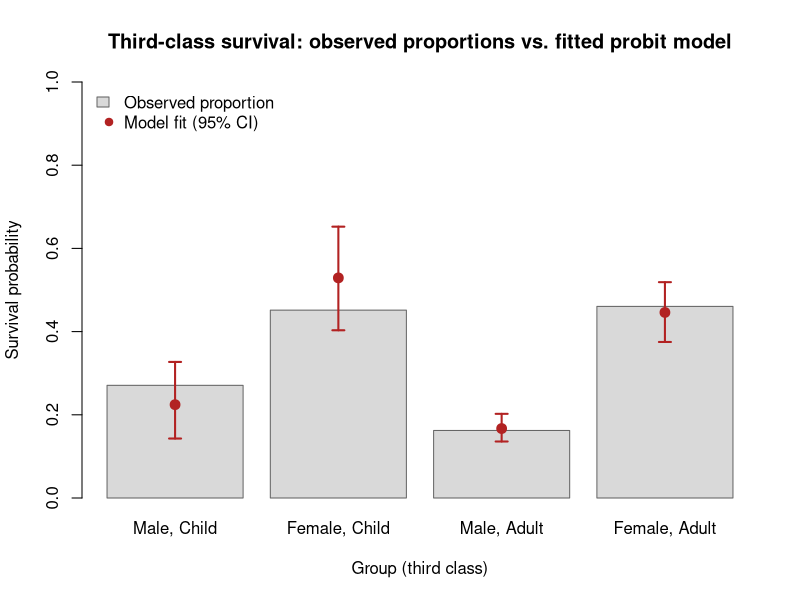
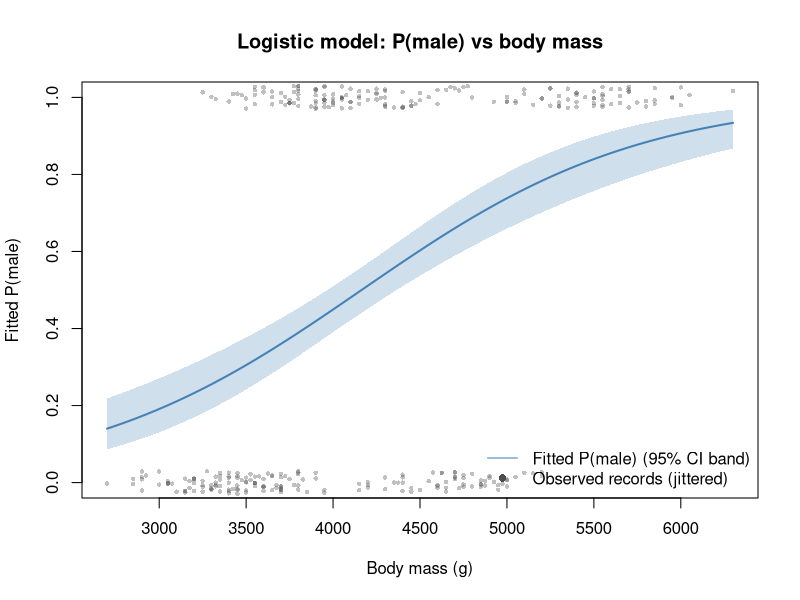

These charts were generated, in order, by the following R code:
## ---- chunk 1
#| label: setup
#| message: false
library(palmerpenguins)
par_default <- par(no.readonly = TRUE)
options(scipen = 6, digits = 6)
## ---- chunk 2
#| label: q1-data-prep
#| echo: true

data(Titanic)
titanic_long <- as.data.frame(Titanic)
titanic_grouped <- reshape(
  titanic_long,
  idvar = c("Class", "Sex", "Age"),
  timevar = "Survived",
  direction = "wide"
)
titanic_grouped$Total <-
  titanic_grouped$Freq.No + titanic_grouped$Freq.Yes
titanic_grouped <- subset(
  titanic_grouped,
  Class == "3rd" & Total > 0
)
titanic_grouped$female <- as.integer(titanic_grouped$Sex == "Female")
titanic_grouped$adult <- as.integer(titanic_grouped$Age == "Adult")
str(titanic_grouped)
titanic_grouped
## ---- chunk 3
#| label: q1-mle
#| echo: true

y <- titanic_grouped$Freq.Yes
m <- titanic_grouped$Total
X <- cbind(1, titanic_grouped$female, titanic_grouped$adult)
colnames(X) <- c("(Intercept)", "female", "adult")

# negative log-likelihood, up to an additive constant (log-binomial-coefficient
# term is dropped, as it does not depend on beta)
neg_loglik <- function(beta, y, m, X) {
  eta <- as.vector(X %*% beta)
  p <- pnorm(eta)
  p <- pmin(pmax(p, 1e-12), 1 - 1e-12)  # guard against log(0)
  ll <- sum(y * log(p) + (m - y) * log(1 - p))
  -ll
}

fit1 <- optim(
  par = c(0, 0, 0), fn = neg_loglik, y = y, m = m, X = X,
  method = "BFGS", hessian = TRUE,
  control = list(reltol = 1e-12, maxit = 5000)
)
fit1$convergence
fit1$message
beta_hat <- fit1$par
names(beta_hat) <- colnames(X)
beta_hat

# re-run from a very different starting point as a convergence check
fit1_alt <- optim(
  par = c(1, -1, 1), fn = neg_loglik, y = y, m = m, X = X,
  method = "BFGS", hessian = TRUE,
  control = list(reltol = 1e-12, maxit = 5000)
)
fit1_alt$convergence
fit1_alt$par
max(abs(fit1_alt$par - fit1$par))
## ---- chunk 4
#| label: q1-fisher
#| echo: true

fisher_info <- function(beta, m, X) {
  eta <- as.vector(X %*% beta)
  p <- pnorm(eta)
  w <- m * dnorm(eta)^2 / (p * (1 - p))
  t(X) %*% (X * w)   # X^T W X
}

I_hat <- fisher_info(beta_hat, m, X)
I_hat

vcov_analytic <- solve(I_hat)
vcov_analytic

se_analytic <- sqrt(diag(vcov_analytic))
se_analytic
## ---- chunk 5
#| label: q1-fisher-check
#| echo: true

vcov_numeric <- solve(fit1$hessian)
se_numeric <- sqrt(diag(vcov_numeric))
rbind(analytic = se_analytic, numeric_hessian = se_numeric)
## ---- chunk 6
#| label: q1-cis
#| echo: true

z975 <- qnorm(0.975)
ci_lower <- beta_hat - z975 * se_analytic
ci_upper <- beta_hat + z975 * se_analytic
q1_ci_table <- data.frame(
  parameter = names(beta_hat),
  estimate = round(beta_hat, 4),
  se = round(se_analytic, 4),
  ci_lower = round(ci_lower, 4),
  ci_upper = round(ci_upper, 4)
)
q1_ci_table
## ---- chunk 7
#| label: q1-lrt
#| echo: true

neg_loglik_reduced <- function(beta2, y, m, adult) {
  eta <- beta2[1] + beta2[2] * adult
  p <- pnorm(eta)
  p <- pmin(pmax(p, 1e-12), 1 - 1e-12)
  -sum(y * log(p) + (m - y) * log(1 - p))
}

fit1_reduced <- optim(
  par = c(0, 0), fn = neg_loglik_reduced,
  y = y, m = m, adult = titanic_grouped$adult,
  method = "BFGS", control = list(reltol = 1e-12, maxit = 5000)
)
fit1_reduced$convergence
fit1_reduced$par

loglik_full <- -fit1$value
loglik_reduced <- -fit1_reduced$value
LR_stat <- 2 * (loglik_full - loglik_reduced)
LR_df <- 1
LR_pvalue <- 1 - pchisq(LR_stat, df = LR_df)

c(loglik_full = loglik_full, loglik_reduced = loglik_reduced,
  LR_stat = LR_stat, df = LR_df, p_value = LR_pvalue)
## ---- chunk 8
#| label: q1-predict
#| echo: true

a_vec <- c(1, 1, 1)  # (Intercept, female = 1, adult = 1)
eta_hat_af <- as.numeric(a_vec %*% beta_hat)
var_eta_af <- as.numeric(t(a_vec) %*% vcov_analytic %*% a_vec)
se_eta_af <- sqrt(var_eta_af)

eta_lo <- eta_hat_af - z975 * se_eta_af
eta_hi <- eta_hat_af + z975 * se_eta_af

p_hat_af <- pnorm(eta_hat_af)
p_lo_af <- pnorm(eta_lo)
p_hi_af <- pnorm(eta_hi)

data.frame(
  quantity = c("linear predictor (eta)", "survival probability"),
  estimate = round(c(eta_hat_af, p_hat_af), 4),
  ci_lower = round(c(eta_lo, p_lo_af), 4),
  ci_upper = round(c(eta_hi, p_hi_af), 4)
)
## ---- chunk 9
#| label: fig-q1-groups
#| echo: true
#| fig-cap: "Observed and model-fitted survival probability by sex and age group, third class. Bars show the raw sample proportion in each group; points with whiskers show the model's fitted probability and 95% confidence interval on that scale, computed the same way as for the adult-female group above."

eta_hat_all <- as.vector(X %*% beta_hat)
var_eta_all <- sapply(seq_len(nrow(X)), function(i) {
  xi <- X[i, ]
  as.numeric(t(xi) %*% vcov_analytic %*% xi)
})
se_eta_all <- sqrt(var_eta_all)
fitted_p <- pnorm(eta_hat_all)
fitted_lo <- pnorm(eta_hat_all - z975 * se_eta_all)
fitted_hi <- pnorm(eta_hat_all + z975 * se_eta_all)
observed_p <- y / m

group_labels <- c("Male, Child", "Female, Child", "Male, Adult", "Female, Adult")

bar_x <- barplot(
  observed_p, names.arg = group_labels, ylim = c(0, 1),
  col = "grey85", border = "grey40",
  ylab = "Survival probability", xlab = "Group (third class)",
  main = "Third-class survival: observed proportions vs. fitted probit model"
)
points(bar_x, fitted_p, pch = 19, col = "firebrick", cex = 1.3)
arrows(bar_x, fitted_lo, bar_x, fitted_hi, angle = 90, code = 3,
       length = 0.06, col = "firebrick", lwd = 2)
legend("topleft", legend = c("Observed proportion", "Model fit (95% CI)"),
       fill = c("grey85", NA), border = c("grey40", NA),
       pch = c(NA, 19), col = c(NA, "firebrick"), bty = "n")
## ---- chunk 10
#| label: q2-data-prep
#| echo: true

data(penguins)
penguin_analysis <- na.omit(
  penguins[c("sex", "body_mass_g")]
)
penguin_analysis$male <- as.integer(penguin_analysis$sex == "male")
str(penguin_analysis)
## ---- chunk 11
#| label: q2-fit
#| echo: true

fit2 <- glm(male ~ body_mass_g, data = penguin_analysis,
            family = binomial(link = "logit"))
summary(fit2)

beta1_hat <- coef(fit2)["body_mass_g"]
delta_logodds_500 <- 500 * beta1_hat
delta_logodds_500
## ---- chunk 12
#| label: q2-ci
#| echo: true

se_beta1 <- summary(fit2)$coefficients["body_mass_g", "Std. Error"]
se_delta_500 <- 500 * se_beta1

ci_logodds_lower <- delta_logodds_500 - z975 * se_delta_500
ci_logodds_upper <- delta_logodds_500 + z975 * se_delta_500

or_500 <- exp(delta_logodds_500)
or_ci_lower <- exp(ci_logodds_lower)
or_ci_upper <- exp(ci_logodds_upper)

q2_table <- data.frame(
  quantity = c("Change in log-odds (per 500 g)", "Odds ratio (per 500 g)"),
  estimate = c(round(delta_logodds_500, 4), round(or_500, 3)),
  ci_lower = c(round(ci_logodds_lower, 4), round(or_ci_lower, 3)),
  ci_upper = c(round(ci_logodds_upper, 4), round(or_ci_upper, 3))
)
q2_table
## ---- chunk 13
#| label: fig-q2-curve
#| echo: true
#| fig-cap: "Fitted probability of a male record as a function of body mass, with observed records (jittered vertically to reduce overplotting)."

mass_grid <- seq(min(penguin_analysis$body_mass_g),
                  max(penguin_analysis$body_mass_g), length.out = 200)
pred_link <- predict(fit2, newdata = data.frame(body_mass_g = mass_grid),
                      type = "link", se.fit = TRUE)
pred_p <- plogis(pred_link$fit)
pred_lo <- plogis(pred_link$fit - z975 * pred_link$se.fit)
pred_hi <- plogis(pred_link$fit + z975 * pred_link$se.fit)

plot(mass_grid, pred_p, type = "n", ylim = c(0, 1),
     xlab = "Body mass (g)", ylab = "Fitted P(male)",
     main = "Logistic model: P(male) vs body mass")
polygon(c(mass_grid, rev(mass_grid)), c(pred_lo, rev(pred_hi)),
        col = adjustcolor("steelblue", alpha.f = 0.25), border = NA)
lines(mass_grid, pred_p, col = "steelblue", lwd = 2)
set.seed(1)
jitter_y <- penguin_analysis$male + runif(nrow(penguin_analysis), -0.03, 0.03)
points(penguin_analysis$body_mass_g, jitter_y, pch = 16,
       col = adjustcolor("grey30", alpha.f = 0.35), cex = 0.6)
legend("bottomright", legend = c("Fitted P(male) (95% CI band)", "Observed records (jittered)"),
       lty = c(1, NA), pch = c(NA, 16), col = c("steelblue", "grey30"), bty = "n")
